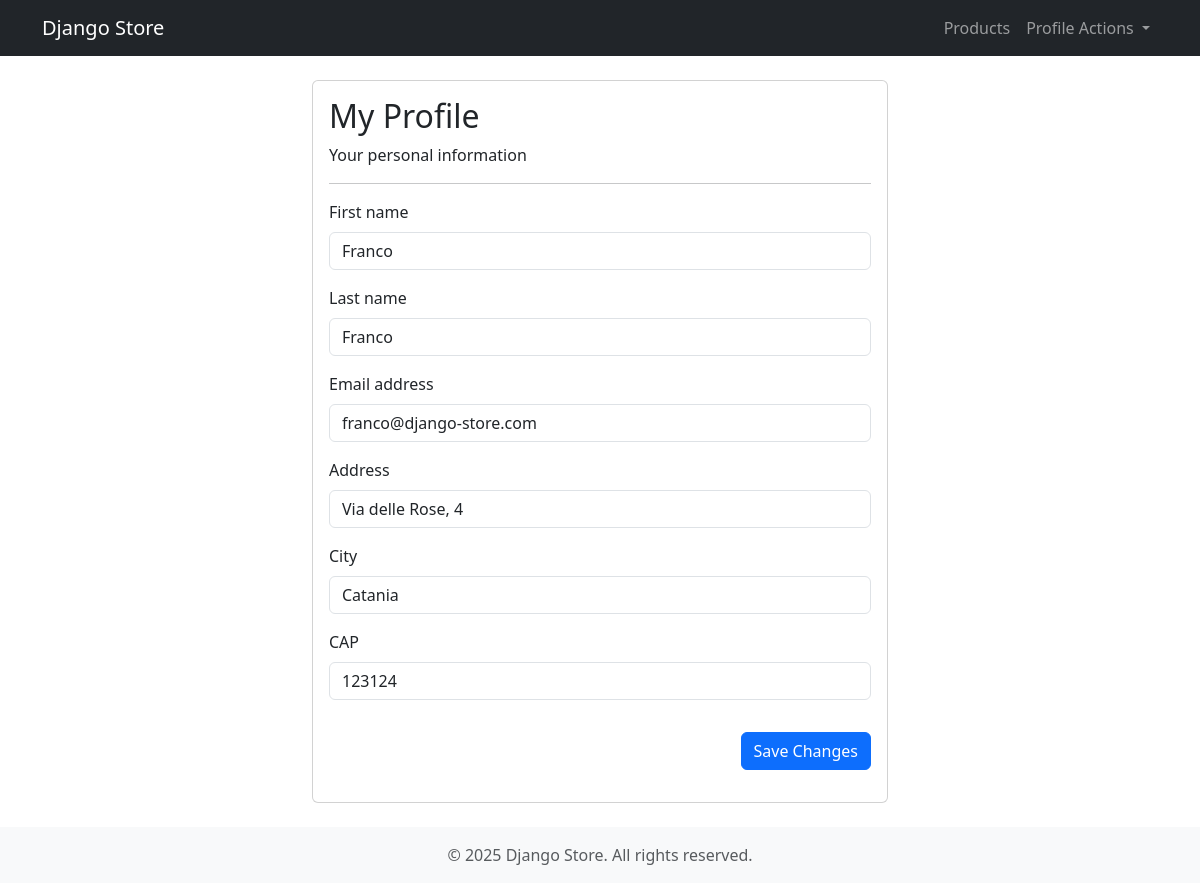
The page /accounts/profile/ (signed in) on the database as committed earlier.
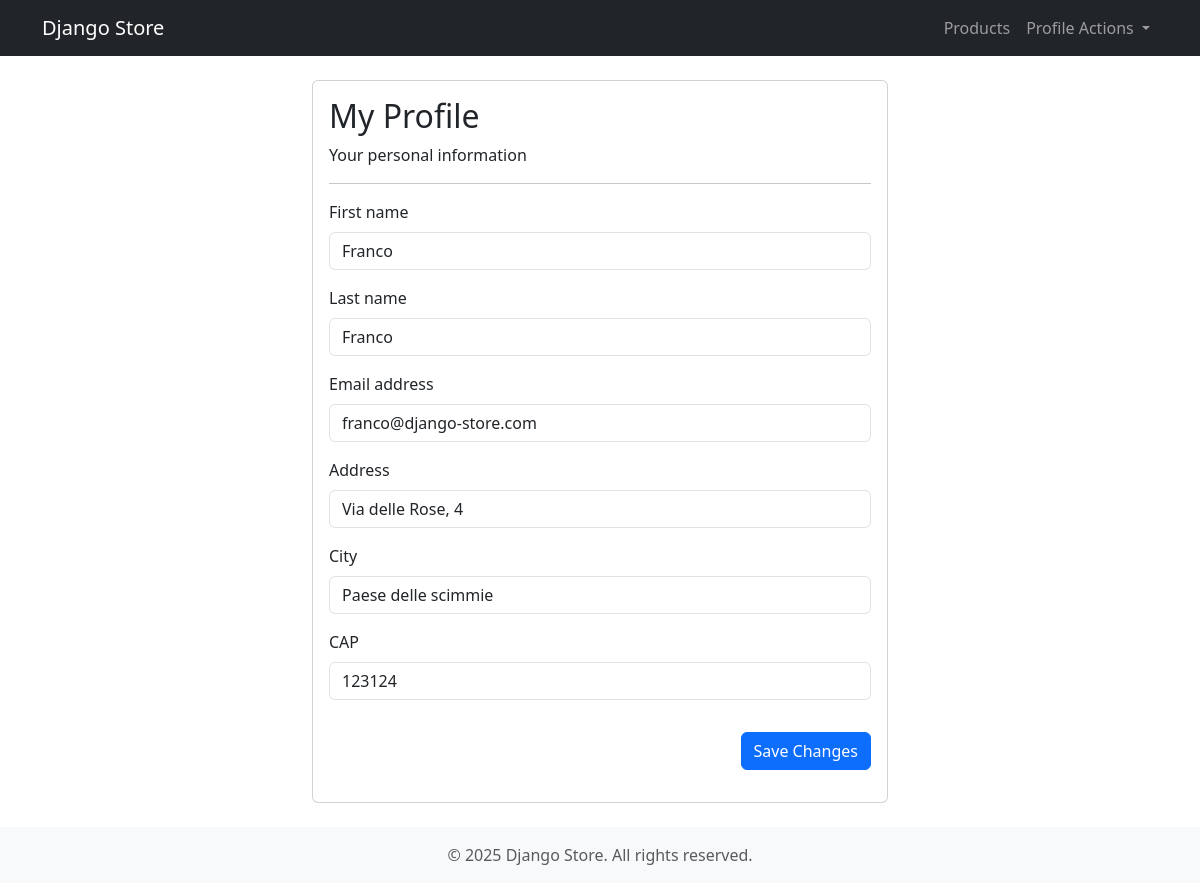
The same page on the database as committed later.
### users/models.py (models this page shows, shortened)
class User(AbstractUser):
    street_address = models.CharField(
        max_length=255,
        blank=True,
        verbose_name="Address"
    )
    city = models.CharField(
        max_length=100,
        blank=True,
        verbose_name="City"
    )
    postal_code = models.CharField(
        max_length=10,
        blank=True,
        verbose_name="CAP"
    )
    is_manager = models.BooleanField(
        'Manager status',
        default=False,
        help_text='Designates whether the user is a manager and can access certain parts of the site.'
    )

### users/views.py (the view, shortened to what this page needs)
# urls.py: path('profile/', ProfileView.as_view(), name='profile'),
class ProfileView(LoginRequiredMixin, UpdateView):
    model = User
    form_class = UserProfileForm
    template_name = 'registration/profile.html'
    success_url = reverse_lazy('profile')
    def get_object(self):
        return self.request.user

### users/forms.py
class UserProfileForm(forms.ModelForm):
    class Meta:
        model = User
        fields = ('first_name', 'last_name', 'email', 'street_address', 'city', 'postal_code')

### users/templates/registration/profile.html (shortened to what this page needs)
{% extends 'base.html' %}
{% load django_bootstrap5 %}
{% block content %}
    <div class="row justify-content-center">
        <div class="col-md-6">
            <div class="card">
                <div class="card-body">
                    <h2 class="card-title">My Profile</h2>
                    <p>Your personal information</p>
                    <hr>
                    <form method="post">
                        {% bootstrap_form form %}
                        <div class="py-3 d-flex justify-content-end">
                            <button type="submit" class="btn btn-primary">Save Changes</button>
                        </div>
                    </form>
                </div>
            </div>
        </div>
    </div>
{% endblock content %}

### templates/base.html (shortened to what this page needs)
{% load static %}
{% load django_bootstrap5 %}
<!DOCTYPE html>
<html lang="en-us">
<head>
    {% bootstrap_css %}
</head>
<body class="d-flex flex-column min-vh-100">
<header>
    <nav class="navbar navbar-expand-lg navbar-dark bg-dark">
        <div class="container">
            <a class="navbar-brand" href={% url "products:product_list" %}>Django Store</a>
            <div class="collapse navbar-collapse" id="navbarNav">
                <ul class="navbar-nav ms-auto">
                    <li class="nav-item">
                        <a class="nav-link" href={% url "products:product_list" %}>Products</a>
                    </li>
                    {% if not user.is_authenticated %}
                        <li class="nav-item">
                            <a class="nav-link" href={% url "login" %}>Sign In</a>
                        </li>
                        <li class="nav-item">
                            <a class="nav-link" href={% url "signup" %}>Sign Up</a>
                        </li>
                    {% else %}
                        <li class="nav-item dropdown-center">
                            <button class="nav-link dropdown-toggle" type="button" data-bs-toggle="dropdown" aria-expanded="false">
                                Profile Actions
                            </button>
                        </li>
                    {% endif %}
                </ul>
            </div>
        </div>
    </nav>
</header>
<main class="container-fluid mt-4 mb-4">
    {% block content %}
    {% endblock content %}
</main>
<footer class="mt-auto py-3 bg-light text-center">
    <div class="container">
        <span class="text-muted">© {% now "Y" %} Django Store. All rights reserved.</span>
    </div>
</footer>
</body>
</html>

Rows that differ between the two databases and show on the page:
changed User "Franco": city "Catania" → "Paese delle scimmie"
